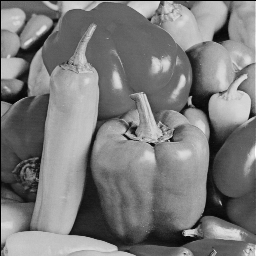
%> input picture ex_day_5/test_image/peppers256.png, 256 x 256 px
$ octave day_5_4.m   (GNU Octave 9; MATLAB toolbox functions it lacks are replaced by stand-ins)
%> lines starting %> are read from the running program, lines starting %| are printed output that depends on the picture
### ex_day_5/gen.m
%% Generate image
global im_name noiselevel Npsf;
X = imread(im_name);
%> X is the input picture: size 256x256 uint8; min 0, max 254, mean 123.1
X = double(X);
%> X: size 256x256 double


[row,col]  = size(X);
%> row = 256; col = 256
X          = X(:,1:row);

% Construction of the point spread function
% Npsf    = 11;

tt      = linspace(-1,1,2*Npsf+1);
[t1,t2] = meshgrid(tt);
psf     = exp(-2*(t1.^2+t2.^2));
psf     = psf/sum(sum(psf));
p0      = psf(Npsf+1,Npsf+1);


% Construct ideal and noisy measurements m and mn
m          = conv2(X,psf,'same');
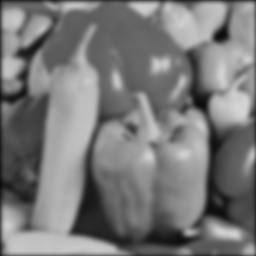
%> m: size 256x256 double; min 11.84, max 213, mean 121.5
mn         = m + noiselevel*randn(size(m));

% Shrink data and psf to fourth to minimize the inverse crime
X   = sumimage(X,2);
mn  = sumimage(mn, 2);
psf = sumimage(psf,2);
psf = 1/sum(sum(psf))*psf;
p0  = psf(round(Npsf/2)+1,round(Npsf/2)+1);

figure;
subplot(1,2,1);
imagesc(X);
title('origin');
colormap gray;
axis square;
axis off;
subplot(1,2,2);
imagesc(mn);
title('with noise');
colormap gray;
axis square;
axis off;

save img_data psf noiselevel X mn p0

### ex_day_5/sumimage.m
function new = sumimage(image,n)
%> called with n = 2

% Procedure that takes as argument a pixel image and sums the pixels
% contained in nxn submatrices. This way the size of the new image
% is approximately size(image)/n and the resolution of the new image
% is n times the resolution of the argument image. If the number of
% rows or columns in the argument image is not divisible by n, the
% argument image is truncated before summing.
%
% Samuli Siltanen Jan 2001

if n == 1
    new = image;
    return
end

[row,col] = size(image);
%> row = 256; col = 256
row       = row - mod(row,n);
col       = col - mod(col,n);
image     = image(1:row,1:col);

new = sum(reshape(image, n, row * col / n));
new = reshape(new.',row/n, col);
new = new.';
%> new: size 256x128 double
new = sum(reshape(new, n, row / n * col / n));
new = reshape(new.', col / n, row / n);
%> new: size 128x128 double
new = new.';
%> call 2 of sumimage, with n = 2
%> in sumimage (call 2), `new = reshape(new.',row/n, col);`:
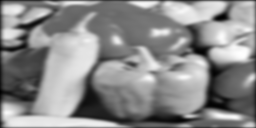
%> new: size 128x256 double; min 24.29, max 426, mean 243; drawn with min black and max white
%> in sumimage (call 2), `new = new.';`:
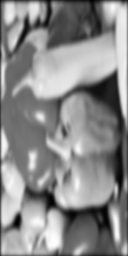
%> new: size 256x128 double; min 24.29, max 426, mean 243; mean of the top-left, top-right, bottom-left and bottom-right quarters 241.5, 242.4, 272, 216.2; drawn with min black and max white
%> in sumimage (call 2), `new = reshape(new.', col / n, row / n);`:
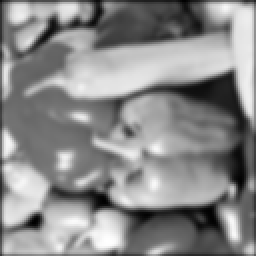
%> new: size 128x128 double (shown 2 times larger); min 53.12, max 851.7, mean 486.1; drawn with min black and max white

### ex_day_5/DB2_Tikhonov.m
% Two-dimensional deconvolution based on Tikhonov regularization.
% The routine DB1_data_comp.m should be computed before this file.
%
% Jennifer Mueller, Samuli Siltanen and Sanna Tyrvainen, October 2012

% Load precomputed results
load img_data psf noiselevel X mn p0

% Regularization parameter for Tikhonov regularization
global delta;


%%%%%%%%%%%%%%%%%%%%%%%%%%%%%%%%%%%%%%%%%%%%%%%%%%%%%%%%%%%%%%%%%%%%%%%%%%%%%%%%%%%%%%%%
% Demonstration of reconstruction using Tikhonov regularization and
% conjugate gradient method for the solution of the normal equations
%
%         (A^T A + delta*I)x = A^T mn.
%
% The positive constant delta is the regularization parameter.
% We use Jacobi preconditioning, or replace matrix (A^T A + delta*I) by
%
% H := inv(P)*(A^T A + delta*I)
%
% and vector (A^T mn) by b = inv(P)*(A^T mn). Here P is a diagonal matrix
% of the simple form const*I, where const is the diagonal value of the matrix
% (A^T A + delta*I), which is p0^2+delta by construction.
const = p0^2+delta;
b     = (1/const)*conv2(mn,psf,'same');

% Solve the minimization problem using conjugate gradient method.
% See Kelley: "Iterative Methods for Optimization", SIAM 1999, page 7.
K    = 40;         % maximum number of iterations
recn = zeros(size(X));          % initial iterate is the backprojected data
rho  = zeros(K,1); % initialize parameters
% Compute residual
Arecn   = conv2(recn,psf,'same');
ATArecn = conv2(Arecn,psf,'same');
Hrecn   = (1/const)*(ATArecn + delta*recn);
r       = b-Hrecn;
rho(1)  = r(:).'*r(:);
% Start iteration
for kkk = 1:(K-1)
    if kkk==1
        p = r;
    else
        beta = rho(kkk)/rho(kkk-1);
        p    = r + beta*p;
    end
    Ap   = conv2(p,psf,'same');
    ATAp = conv2(Ap,psf,'same');
    Hp   = (1/const)*(ATAp + delta*p);
    w    = Hp;
    a    = rho(kkk)/(p(:).'*w(:));
    recn = recn + a*p;
    r    = r - a*w;
    rho(kkk+1) = r(:).'*r(:);
    if mod(kkk,20)==0
        disp([kkk K])
    end
end

%%%%%%%%%%%%%%%%%%%%%%%%%%%%%%%%%%%%%
% Take a look at the reconstruction
%%%%%%%%%%%%%%%%%%%%%%%%%%%%%%%%%%%%%

### ex_day_5/DB3_aTV_4.m
% Routine for deconvolution based on approximate total variation
% regularization. We use the Barzilai and Borwein optimization method.
%
% Jennifer Mueller, Samuli Siltanen and Sanna Tyrvainen, October 2012

global regparam;
global plot_flag Npsf;
% regparam   = 10; % Regularization parameter
beta    = 0.001; % Smoothing parameter; default 0.001
MAXITER = 300; % Number of iterations
nPSF    = Npsf;

load img_data psf noiselevel X mn p0

% Read raw data from disc
F          = mn;
m          = double(F);
[row,col]  = size(m);
m          = m(:,1:row);
[row,col]  = size(m);
m          = m(:);

% Build point spread function (PSF)
PSF     = psf;

% Optimization routine
obj  = zeros(MAXITER+1,1); % We will monitor the value of the objective function
xold = m(:);              % Initial guess
gold = db_aTV_fgrad(xold,m,row,col,PSF,regparam,beta);
obj(1) = db_aTV_feval(xold,m,row,col,PSF,regparam,beta);

% Make the first iteration step. Theoretically, this step should satisfy the Wolfe
% condition, see [J.Nocedal, Acta Numerica 1992]. We use line minimization along
% the negative gradient direction.
disp('Taking the first step')
[t,fx] = db_linmin(xold, m, row, col, PSF, regparam, beta, -gold, 1e-3);

% Compute new iterate point xnew and gradient gnew at xnew
xnew     = xold - t*gold;
gnew     = db_aTV_fgrad(xnew,m,row,col,PSF,regparam,beta);
its      = 1;              % Iteration counter
obj(its+1) = fx;

disp('Starting iteration')
%%%%%%%%%%%%%%%%%%%%%%%%%%%%%%%%%%%%%%%%%%%%%%%%%%%%%%%%%%%%%%%%%%%%%%%%%%%%%%%%%%%%
% Start Barzilai and Borwein iteration
while (its  < MAXITER)
    its = its + 1;

    % Store previous value of objective function
    fmin = fx;

    % Compute steplength alpha
    xdiff = xnew - xold;
    gdiff = gnew - gold;
    alpha = (xdiff.' * gdiff)/(xdiff.' * xdiff);

    % Update points, gradients and objective function value
    xold = xnew;
    gold = gnew;
    xnew = xnew - 1/alpha * gnew;
    gnew = db_aTV_fgrad(xnew,m,row,col,PSF,regparam,beta);
    fx   = db_aTV_feval(xnew,m,row,col,PSF,regparam,beta);
    obj(its+1) = fx;
    format short e
    disp([its,log(obj(its))])
end   % Iteration while-loop

%%%%%%%%%%%%%%%%%%%%%%%%%%%%
% Plot the results
%%%%%%%%%%%%%%%%%%%%%%%%%%%%
    orig      = X;
    orig      = double(orig);
    [row,col] = size(orig);
    orig      = orig(:,1:row);
    [row,col] = size(orig);
    final     = reshape(xnew,row,col);
    m         = reshape(m,row,col);

if plot_flag == 1
    figure(1)
    clf
    hold on
    plot(obj,'*-')


    figure(2)
    clf
    imagesc([m,final,orig])
    colormap gray
    axis equal
    axis off
    title(['Deblurring with beta=', num2str(beta),' and regparam=',...
        num2str(regparam),' and PSF radius ',num2str(nPSF), ...
        '. Left:data. Middle: reconstruction. Right: original.'])


    figure(3)
    clf
    imagesc(final);
    colormap gray
    axis equal
    axis off
end

### ex_day_5/TV_file/lhgrad_db.m
function grad = lhgrad_db(x,m,row,col,PSF)

% Routine for statistical deconvolution. This procedure evaluates the gradient
%
%      (grad f)(x) 	= A^T A x - A^T m
%							= A^2 x - Am
%
% of the quadratic form (absolute value of log-likelihood function of statistical inversion theory)
%
%      f(x) = 1/2 (Ax - m)^T (Ax - m).
%
% Here A is a convolution matrix, so A^T=A.
%
% Arguments:
% x				evaluation point of size [row*col,1], where [row,col] is size of the pixel image
% m				measured image, size [row*col,1]
% row				Number of rows in image x
% col				Number of columns in image x
% PSF				Point spread function
%
% Returns:
% grad 		gradient of the log-likelihood function at point x (vector of size (row*col) x 1)
%
% Samuli Siltanen Sept 2001


[rowPSF,colPSF] = size(PSF);
m     = reshape(m(:),[row,col]);
x     = reshape(x(:),[row,col]);

xtmp = conv2(x,PSF,'same');
xtmp(1:round(rowPSF/2),:)       = x(1:round(rowPSF/2),:);
xtmp(row-round(rowPSF/2):row,:) = x(row-round(rowPSF/2):row,:);
xtmp(:,1:round(colPSF/2))       = x(:,1:round(colPSF/2));
xtmp(:,col-round(colPSF/2):col) = x(:,col-round(colPSF/2):col);
xtmp = conv2(xtmp,PSF,'same');
xtmp(1:round(rowPSF/2),:)       = x(1:round(rowPSF/2),:);
xtmp(row-round(rowPSF/2):row,:) = x(row-round(rowPSF/2):row,:);
xtmp(:,1:round(colPSF/2))       = x(:,1:round(colPSF/2));
xtmp(:,col-round(colPSF/2):col) = x(:,col-round(colPSF/2):col);

mtmp = conv2(m,PSF,'same');
mtmp(1:round(rowPSF/2),:)       = m(1:round(rowPSF/2),:);
mtmp(row-round(rowPSF/2):row,:) = m(row-round(rowPSF/2):row,:);
mtmp(:,1:round(colPSF/2))       = m(:,1:round(colPSF/2));
mtmp(:,col-round(colPSF/2):col) = m(:,col-round(colPSF/2):col);

grad  = (xtmp(:)-mtmp(:));

### ex_day_5/TV_file/lh_db.m
function result = lh_db(x,m,row,col,PSF)

% Routine for statistical deconvolution. This procedure evaluates the quadratic form
% (absolute value of log-likelihood function of statistical inversion theory)
%
%      f(x) = 1/2 (Ax - m)^T (Ax - m).
%
% Here A is a convolution matrix, so A^T=A.
%
% Arguments:
% x				evaluation point of size [row*col,1], where [row,col] is size of the pixel image
% m				measured image, size [row*col,1]
% row				Number of rows in image x
% col				Number of columns in image x
% PSF				Point spread function
%
% Returns:
% result 		value of the log-likelihood function at point x
%
% Samuli Siltanen Sept 2001

[rowPSF,colPSF] = size(PSF);
x     = reshape(x,[row,col]);

xtmp = conv2(x,PSF,'same');
xtmp(1:round(rowPSF/2),:)       = x(1:round(rowPSF/2),:);
xtmp(row-round(rowPSF/2):row,:) = x(row-round(rowPSF/2):row,:);
xtmp(:,1:round(colPSF/2))       = x(:,1:round(colPSF/2));
xtmp(:,col-round(colPSF/2):col) = x(:,col-round(colPSF/2):col);

result = 1/2 * (xtmp(:)-m(:)).' * (xtmp(:)-m(:));

### ex_day_5/TV_file/p_aTV.m
function pr = p_aTV(x,row,col,beta)

% Routine for statistical deconvolution using approximate total variation (aTV) prior.
% Evaluates the prior part of the log a posteriori function:
%
%	pr(x) = sum{sqrt((x_i-x_j)^2+beta}
%
% with i and j indexing all horizontally and vertically neighboring pixel pairs.
%
% Arguments:
% x			evaluation point of size [row*col,1], where [row,col] is size of the pixel image
% row			number of rows in original image
% col			number of columns in original image
% beta 		smoothing parameter (positive)
%
% Samuli Siltanen Sept 2001

image = reshape(x,[row,col]);

% Regularization part 1: vertical differences
Vimage = sqrt((image(1:(row-1),:)-image(2:row,:)).^2 + beta);

% Regularization part 2: horizontal differences
Himage = sqrt((image(:,1:(col-1))-image(:,2:col)).^2 + beta);

% Horizontal & vertical contribution
pr = sum(sum(Vimage))+sum(sum(Himage));

### ex_day_5/TV_file/db_aTV_feval.m
function f = db_aTV_feval(x,m,row,col,PSF,regparam,beta)

% This function evaluates the objective function with approximate TV prior.
%
% Arguments:
% x         Evaluation point
% m         Measured image
% row       Number of rows in original image
% col       Number of columns in original image
% PSF			Point spread function
% regparam  Regularization parameter (positive real constant)
% beta      Smoothing parameter for approximate total variation prior
%
% Returns:
% f        Value of likelihood(x) + regularization_parameter * prior(x)
%
% Samuli Siltanen Feb 2001

f = lh_db(x,m,row,col,PSF) + regparam*p_aTV(x,row,col,beta);

### ex_day_5/TV_file/db_linmin.m
function [t,fx] = db_linmin(x, m, row, col, PSF, regparam, beta, direc, TOL)

% Line minimization routine. Minimizes a function of several variables along a 1-D line in the
% high-dimensional argument space. It is almost a direct translation of a routine in
% "Numerical Recipes in C" book.
%
% Arguments:
% x         Evaluation point
% m         Measured image
% row       Number of rows in original image
% col       Number of columns in original image
% PSF			Point spread function
% regparam  Regularization parameter (positive real constant)
% beta    	Smoothing parameter for approximate total variation prior
% direc     Direction vector along which we minimize
% TOL       Tolerance for stopping
%
% Returns:
% t         Real number telling the steplength taken
% fx        Objective function value at minimum point x + t*direc
%
% Samuli Siltanen Sept 2001

global POINT DIRECTION MEAS_IMAG ROW COL REGPARAM BETA G_PSF

% Give values to the global variables
POINT     = x;
DIRECTION = direc;
MEAS_IMAG = m;
ROW       = row;
COL       = col;
G_PSF     = PSF;
REGPARAM  = regparam;
BETA      = beta;

% Bracket first the minimum.
[ax,bx,cx,af,bf,cf] = db_mnbrak('db_f1dim');

% Line minimization along direction xi.
[t,fx] = db_brent(ax,bx,cx,'db_f1dim',TOL);

### ex_day_5/TV_file/db_f1dim.m
function result = db_f1dim(t)

% This is a help routine for automatic evaluation of objective function along
% a 1-dimensional line in space. This way the objective function can be disguised
% as a function of one variable for mnbrak and brent routines.
%
% Arguments:
% t       1-dimensional parameter (real number) giving the steplength for evaluation
%         of objective function.
%
% Returns:
% result  value of objective function at POINT + t*DIRECTION; here POINT and DIRECTION
%         are passed for this function as global variables
%
% Samuli Siltanen Feb 2001

global POINT DIRECTION MEAS_IMAG ROW COL G_PSF REGPARAM BETA

result = db_aTV_feval(POINT + t*DIRECTION,MEAS_IMAG,ROW,COL,G_PSF,REGPARAM,BETA);

### ex_day_5/TV_file/db_aTV_fgrad.m
function grad = db_aTV_fgrad(x,m,row,col,PSF,regparam,beta)

% This function evaluates gradient of the objective function with L2-Laplace prior.
%
% Arguments:
% x         Evaluation point
% m         Measured image
% row       Number of rows in original image
% col       Number of columns in original image
% PSF			Point spread function
% regparam  Regularization parameter (positive real constant)
% beta   	Smoothing parameter for approximate total variation prior
%
% Returns:
% grad      grad(likelihood)(x) + regparam * grad(prior)(x)
%
% Samuli Siltanen Sept 2001

grad = lhgrad_db(x,m,row,col,PSF) + regparam * pgrad_aTV(x,row,col,beta);

### ex_day_5/TV_file/pgrad_aTV.m
function grad = pgrad_aTV(x,N,M,beta)

% A function for statistical deconvolution. This procedure evaluates the
% gradient of the approximate total variation prior
%
%	pr(x) = sum{sqrt((x_i-x_j)^2+beta}
%
% with i and j indexing all horizontally and vertically neighboring pixel pairs.
%
% Arguments:
% x   	Evaluation point of size [row*col,1], where [row,col] is size of the pixel image
% N 		Number of rows in original image
% M	 	Number of columns in original image
% beta 	Smoothing parameter for approximate total variation prior
%
% Returns:
% grad	Gradient of pr(x) at x. Vector of size (row*col) x 1.
%
% Samuli Siltanen Sept 2001


x    = reshape(x,N,M);
grad = zeros(N*M,1);

for n=1:N
   for m=1:M
      grad((m-1)*N+n) = 0;
      if n<N
         grad((m-1)*N+n) = grad((m-1)*N+n) + ...
            (x(n,m)-x(n+1,m))/sqrt((x(n,m)-x(n+1,m))^2 + beta);
      end
      if n>1
         grad((m-1)*N+n) = grad((m-1)*N+n) - ...
            (x(n-1,m)-x(n,m))/sqrt((x(n-1,m)-x(n,m))^2 + beta);
      end
      if m<M
         grad((m-1)*N+n) = grad((m-1)*N+n) + ...
            (x(n,m)-x(n,m+1))/sqrt((x(n,m)-x(n,m+1))^2 + beta);
      end
      if m>1
         grad((m-1)*N+n) = grad((m-1)*N+n) - ...
            (x(n,m-1)-x(n,m))/sqrt((x(n,m-1)-x(n,m))^2 + beta);
      end
   end
end

### ex_day_5/TV_file/db_brent.m
function [t,ft] = db_brent(a,b,c,func_name,TOL)

global POINT DIRECTION MEAS_IMAG ROW COL REGPARAM BETA G_PSF

%Initializations
cgold=0.3819660;
%Arrange bracket endpoints to ascending order
a_brac=a;b_brac=b;c_brac=c;
if a_brac>c_brac
   a=c_brac;
   b=a_brac;
else
   b=c_brac;
end

e=0;d=0;
t=b_brac;
v=b_brac;
w=b_brac;
evalcommand=['ft=',func_name,'(t);']; eval(evalcommand);
fv=ft; fw=ft;
tol1=TOL*abs(t)+1e-12;
tol2=2*tol1;
tm=(b+a)/2;
while abs(t-tm) > tol2-(b-a)/2
   tm=(b+a)/2;
   tol1=TOL*abs(t)+1e-12;
   tol2=2*tol1;
   if abs(e) > tol1
      r=(t-w)*(ft-fv);
      q=(t-v)*(ft-fw);
      p=(t-v)*q-(t-w)*r;
      q=2*(q-r);
      if q > 0, p=-p; end
      q=abs(q);
      etmp=e;
      e=d;
      if (abs(p) >= abs(q*etmp/2)) | (p <= q*(a-t)) | (p >= (b-t))
         %Choosing the golden ratio step
         if t >= tm, e=a-t; else e=b-t; end
         d=cgold*e;
      else
         %Choosing the parabolic step
         d=p/q;
         u=t+d;
         if (u-a < tol2) | (b-u < tol2)
            d=sign(tm-t)^sign(tm-t)*tol1;
         end
      end
   else
      if t >= tm, e=a-t; else e=b-t; end
      d=cgold*e;
   end
   if abs(d) >= tol1
      u=t+d;
   else
      u=t+sign(d)^sign(d)*tol1;
   end
   %The only function evaluation in one line minimization iteration
   evalcommand=['fu=',func_name,'(u);']; eval(evalcommand);
   if fu <= ft
      if u >= t, a=t; else b=t; end
      v=w; w=t; t=u; fv=fw; fw=ft; ft=fu;
   else
      if u < t, a=u; else b=u; end
      if (fu <= fw) | (w == t)
         v=w; w=u; fv=fw; fw=fu;
      elseif (fu <= fv) | (v == t) | (v == w)
         v=u; fv=fu;
      end
   end
   %disp(abs(t-tm))
end

### ex_day_5/TV_file/db_mnbrak.m
function [a,b,c,fa,fb,fc] = db_mnbrak(func_name)

% This is the mnbrak routine, page 400 of [Numerical recipes in C]. Gives numbers a,b and c
% that satisfy f(x+b*xi) < f(x+a*xi) and f(x+b*xi) < f(x+c*xi).
%
% Samuli Siltanen Feb 2001

global POINT DIRECTION MEAS_IMAG ROW COL REGPARAM BETA G_PSF

gold   = 1.618034;   % The golden ratio
glimit = 100;

% Initial guess for brackets.
a = 0;
b = 1;

evalcommand = ['fa = ',func_name,'(a);'];
eval(evalcommand);
evalcommand = ['fb = ',func_name,'(b);'];
eval(evalcommand);

% Switch to downhill situation if needed
if fb > fa
   tmp = a;  a  = b;  b  = tmp;
   tmp = fa; fa = fb; fb = tmp;
end

c = b+gold*(b-a);

evalcommand = ['fc = ',func_name,'(c);'];
eval(evalcommand);

while fb > fc
   r    = (b-a)*(fb-fc);
   q    = (b-c)*(fb-fa);
   u    = b-((b-c)*q-(b-a)*r)/(2*(sign(q-r)^sign(q-r))*max((q-r),1e-16));
   ulim = b+glimit*(c-b);
   if (b-u)*(u-c) > 0 %Parabolic u is between b and c
      evalcommand = ['fu = ',func_name,'(u);'];
      eval(evalcommand);

      if fu < fc      % Got minimum between b and c
         a  = b;
         b  = u;
         fa = fb;
         fb = fu;
      elseif fu > fb  % Got minimum between a and u
         c  = u;
         fc = fu;
      end

      u = c+gold*(c-b);
      evalcommand = ['fu = ',func_name,'(u);'];
      eval(evalcommand);

   elseif (c-u)*(u-ulim) > 0 % Parabolic u is between c and ulim
      evalcommand = ['fu = ',func_name,'(u);'];
      eval(evalcommand);

      if fu < fc
         b  = c;
         c  = u;
         u  = c+gold*(c-b);
         fb = fc;
         fc = fu;

         evalcommand = ['fu = ',func_name,'(u);'];
         eval(evalcommand);
      end

   elseif (u-ulim)*(ulim-c) >=  0 %Limit u to its maximum allowed value
      u = ulim;
      evalcommand = ['fu = ',func_name,'(u);'];
      eval(evalcommand);
   else % Reject parabolic u, use default magnification
      u = c+gold*(c-b);
      evalcommand = ['fu = ',func_name,'(u);'];
      eval(evalcommand);
   end
   %Eliminate oldest point and continue
   a  = b;
   b  = c;
   c  = u;
   fa = fb;
   fb = fc;
   fc = fu;
end

### ex_day_5/day_5_4.m
%%
close all;
clear;

global im_name noiselevel Npsf delta;

im_name = 'test_image/peppers256.png';
noiselevel = 0.03;
Npsf = 5;

% Generate noisy image
gen;

%% Tikhonov
num_delta_scale = 1;
delta_a = logspace(1, -5, 12); % Will draw 5 image
recn_a = cell(size(delta_a));
error_a = zeros(size(delta_a));
for i = 1:length(delta_a)
    delta = delta_a(i);
    DB2_Tikhonov;
    recn_a{i} = recn;
    error_a(i) = norm(X - recn, 2);
end
%> this loop made 12 passes
%> pass 1, `b     = (1/const)*conv2(mn,psf,'same');`:
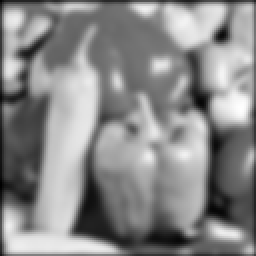
%> b: size 128x128 double (shown 2 times larger); min 5.35, max 84.73, mean 48.1; drawn with min black and max white
%> after the loop, error_a = [58347.2 47758.6 29304.3 12768.4 5186.5 3999.4 4459.2 4722.7 4811 4837.4 4845 4847.1]; recn_a = 12 items

figure;
title('Tikhonov');
subplot(3,4,1);
semilogx(delta_a, error_a);
title('Error and coeficient');

for i = 2:12
    subplot(3,4,i);
    imagesc(recn_a{i*num_delta_scale});
    colormap gray;
    axis square;
    axis off;
    title(['\delta  = ' num2str(delta_a(i*num_delta_scale))]);
end

%% total variation
addpath('TV_file');

%% Total variation
global regparam;
global plot_flag;
regparam_a = logspace(-1, 2, 10);

plot_flag = 0;
if(length(regparam_a) == 1)
    plot_flag = 1;
end

orig = X;

img_out = cell(size(regparam_a));
error_2 = zeros(size(regparam_a));
%> (the run ends here)
